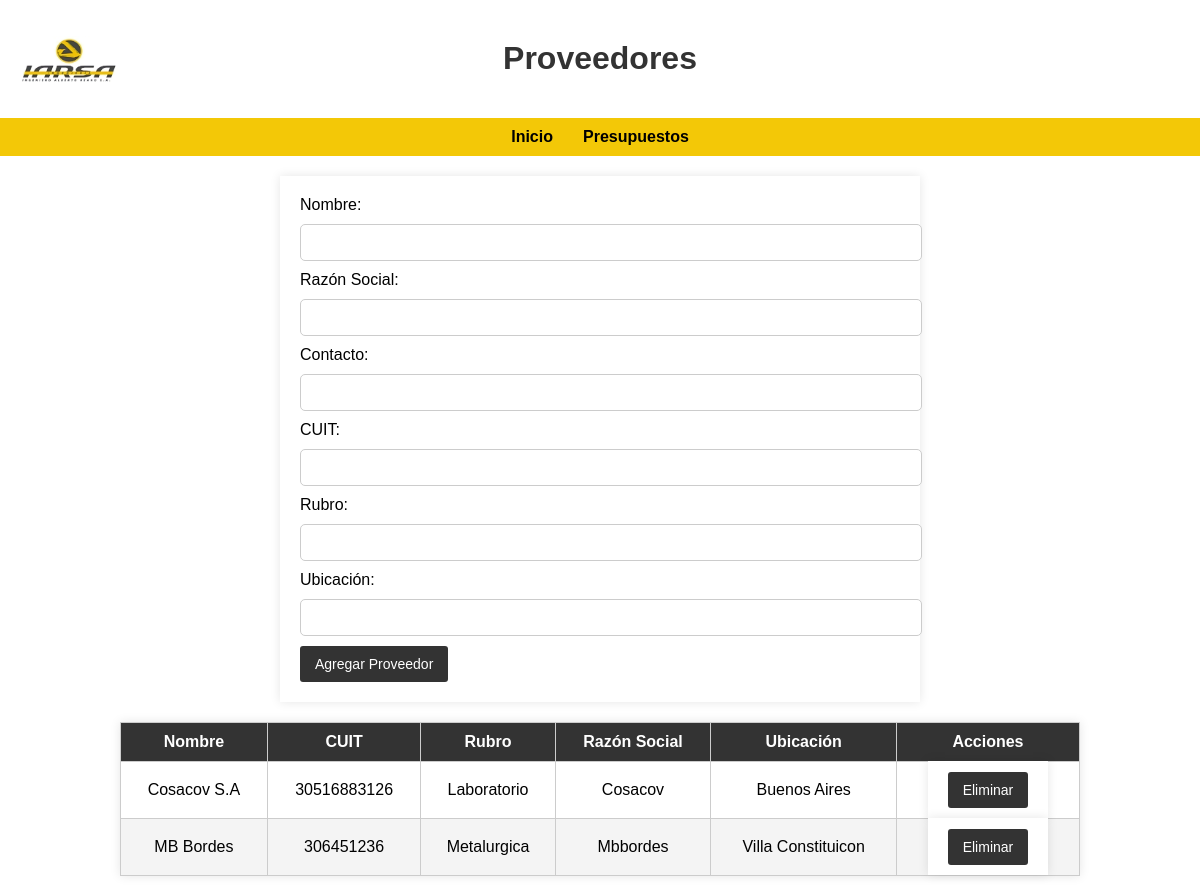
/proveedores, run on the app's committed database.
### tables this page shows
CREATE TABLE proveedores (
        id INTEGER PRIMARY KEY AUTOINCREMENT,
        nombre TEXT NOT NULL,
        razonsocial TEXT NOT NULL,
        contacto TEXT NOT NULL,
        cuit TEXT NOT NULL,
        rubro TEXT NOT NULL,
        ubicacion TEXT NOT NULL
    );

### appy.py (the view)
@app.route('/proveedores')
def proveedores():
    conn = obtener_conexion()
    cursor = conn.cursor()
    cursor.execute('SELECT * FROM proveedores')
    proveedores = cursor.fetchall()
    conn.close()
    return render_template('proveedores.html', proveedores=proveedores)

### appy.py (called while the page is built)
def obtener_conexion():
    conn = sqlite3.connect('empresa.db', check_same_thread=False)
    conn.row_factory = sqlite3.Row
    return conn

### templates/proveedores.html (shortened to what this page needs)
<!DOCTYPE html>
<html lang="es">
<head>
    <link rel="stylesheet" href="{{ url_for('static', filename='css/styles.css') }}">
</head>
<body>
    <header class="header">
        <img src="{{ url_for('static', filename='images/Logo Iarsa.png') }}" alt="Logo de la Empresa" class="logo">
        <div class="header-content">
            <h1>Proveedores</h1>
        </div>
    </header>
    <nav>
        <ul>
            <li><a href="{{ url_for('index') }}">Inicio</a></li>
            <li><a href="{{ url_for('agregar_presupuesto') }}">Presupuestos</a></li>
        </ul>
    </nav>
    <form action="{{ url_for('agregar_proveedor') }}" method="POST">
        <label for="nombre">Nombre:</label><br>
        <input type="text" name="nombre" required><br>
        <label for="razonsocial">Razón Social:</label><br>
        <input type="text" name="razonsocial" required><br>
        <label for="contacto">Contacto:</label><br>
        <input type="text" name="contacto" required><br>
        <label for="cuit">CUIT:</label><br>
        <input type="text" name="cuit" required><br>
        <label for="rubro">Rubro:</label><br>
        <input type="text" name="rubro" required><br>
        <label for="ubicacion">Ubicación:</label><br>
        <input type="text" name="ubicacion" required><br>
        <button type="submit">Agregar Proveedor</button>
    </form>
    <table>
        <thead>
            <tr>
                <th>Nombre</th>
                <th>CUIT</th>
                <th>Rubro</th>
                <th>Razón Social</th>
                <th>Ubicación</th>
                <th>Acciones</th>
            </tr>
        </thead>
        <tbody>
            {% for proveedor in proveedores %}
                <tr>
                    <td>{{ proveedor.nombre }}</td>
                    <td>{{ proveedor.cuit }}</td>
                    <td>{{ proveedor.rubro }}</td>
                    <td>{{ proveedor.razonsocial }}</td>
                    <td>{{ proveedor.ubicacion }}</td>
                    <td>
                        <form action="{{ url_for('eliminar_proveedor', id=proveedor.id) }}" method="POST" style="display:inline;">
                            <button type="submit">Eliminar</button>
                        </form>
                    </td>
                </tr>
            {% endfor %}
        </tbody>
    </table>
</body>
</html>

### static/css/styles.css (style rules this page uses)
body { font-family: Arial, sans-serif; background-color: #ffffff; margin: 0; padding: 0; }
.header { display: flex; align-items: center; justify-content: center; margin: 20px 0; position: relative; }
.logo { max-width: 100px; height: auto; position: absolute; left: 20px; }
.header-content { flex-grow: 1; text-align: center; }
nav { background-color: #f3c807; color: #000000; padding: 10px 0; }
nav ul { list-style: none; padding: 0; margin: 0; display: flex; justify-content: center; flex-wrap: wrap; }
nav ul li { margin: 0 15px; }
nav ul li a { color: #000000; text-decoration: none; font-weight: bold; }
h1 { text-align: center; color: #333; margin-top: 20px; }
table { width: 80%; margin: 20px auto; border-collapse: collapse; background-color: #fff; box-shadow: 0 0 10px rgba(0, 0, 0, 0.1); }
table th, table td { padding: 10px; border: 1px solid #ccc; text-align: center; text-transform: capitalize; }
table th { background-color: #333; color: #fff; }
table tr:nth-child(even) { background-color: #f4f4f4; }
form { max-width: 600px; margin: 20px auto; padding: 20px; background-color: #fff; box-shadow: 0 0 10px rgba(0, 0, 0, 0.1); }
form input, form textarea { width: 100%; padding: 10px; margin: 10px 0; border: 1px solid #ccc; border-radius: 5px; }
form button { background-color: #333; color: #fff; padding: 10px 15px; border: none; border-radius: 3px; cursor: pointer; font-size: 14px; }

### data on the page
proveedores: nombre "Cosacov S.a", cuit "30516883126", rubro "Laboratorio", razonsocial "Cosacov", ubicacion "Buenos Aires"
proveedores: nombre "MB Bordes", cuit "306451236", rubro "Metalurgica", razonsocial "Mbbordes", ubicacion "Villa Constituicon"
